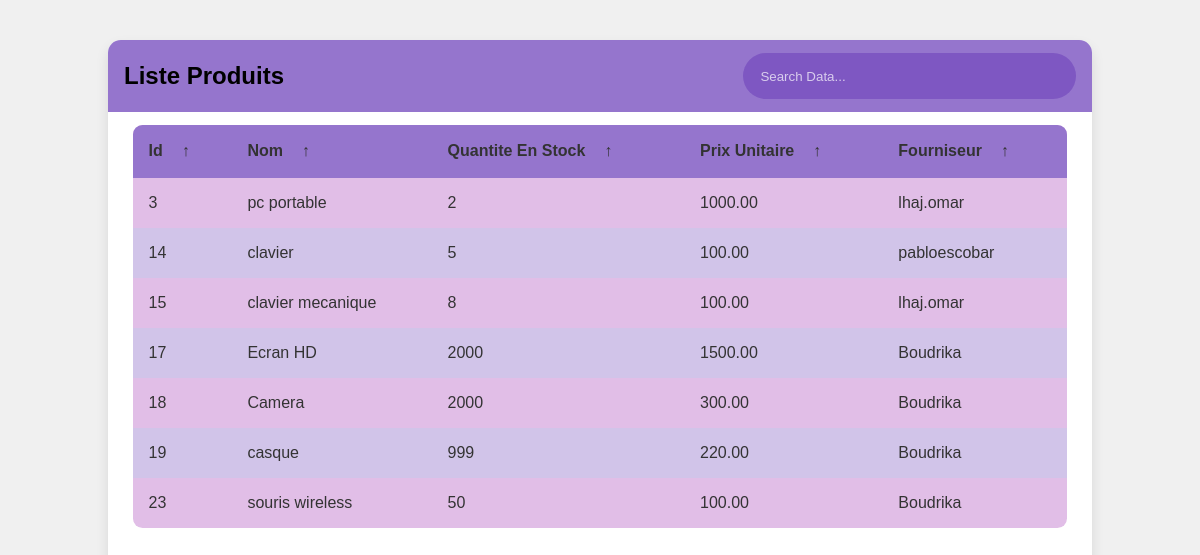
Screenshot of /inventaire/liste_produit/ with the database file from the repository.
### inventaire/models.py (models this page shows, shortened)
class Produit(models.Model):
    idP = models.AutoField(primary_key=True)
    nomP = models.CharField(max_length=255)
    quantite_stock = models.IntegerField()
    prix_unitaire = models.DecimalField(max_digits=10, decimal_places=2)
    fournisseur = models.ForeignKey(Fournisseur, on_delete=models.CASCADE)

class Fournisseur(models.Model):
    idF = models.AutoField(primary_key=True)
    nomF = models.CharField(max_length=255)
    adresseF = models.TextField()
    def __str__(self):
        return self.nomF

### inventaire/views.py (the view)
# urls.py: path('liste_produit/', views.produits_view, name='liste_produit'),
def produits_view(request):
    produits = Produit.objects.all()
    context = {
        'produits': produits
    }
    return render(request, 'inventaire/table.html', context)

### inventaire/templates/inventaire/table.html (shortened to what this page needs)
<!DOCTYPE html>
 <html lang="en">
 <head>
 </head>
 <body>
     <main class="table" id="customers_table">
         <section class="table__header">
             <h1>Liste Produits</h1>
             <div class="input-group">
                 <input type="search" placeholder="Search Data...">
             </div>
         </section>
         <section class="table__body">
             <table>
                 <thead>
                     <tr>
                         <th> Id <span class="icon-arrow">&UpArrow;</span></th>
                         <th> Nom <span class="icon-arrow">&UpArrow;</span></th>
                         <th> Quantite en stock <span class="icon-arrow">&UpArrow;</span></th>
                         <th> Prix unitaire <span class="icon-arrow">&UpArrow;</span></th>
                         <th> Fourniseur <span class="icon-arrow">&UpArrow;</span></th>
                     </tr>
                 </thead>
                 <tbody id="products-table-body">
                    {% for produit in produits %}
                        <tr>
                            <td>{{ produit.idP }}</td>
                            <td>{{ produit.nomP }}</td>
                            <td>{{ produit.quantite_stock }}</td>
                            <td>{{ produit.prix_unitaire }}</td>
                            <td>{{ produit.fournisseur }}</td>
                        </tr>
                    {% endfor %}
                </tbody>
            </table>
        </section>
    </main>
</body>
</html>

### inventaire/templates/inventaire/table.html (style rules this page uses)
* { margin: 0; padding: 0; box-sizing: border-box; font-family: sans-serif; }
body { min-height: 100vh; background: #f0f0f0; display: flex; justify-content: center; align-items: center; }
main.table { width: 82vw; height: 90vh; background-color: #ffffff; box-shadow: 0 .4rem .8rem rgba(0, 0, 0, 0.1); border-radius: .8rem; overflow: hidden; }
.table__header { width: 100%; height: 10%; background-color: #9575cd; padding: .8rem 1rem; display: flex; justify-content: space-between; align-items: center; }
.table__header .input-group { width: 35%; height: 100%; background-color: #7e57c2; padding: 0 .8rem; border-radius: 2rem; display: flex; justify-content: center; align-items: center; transition: .2s; }
.table__header .input-group input { width: 100%; padding: 0 .5rem 0 .3rem; background-color: transparent; border: none; outline: none; color: #fff; }
.table__header .input-group input::placeholder { color: rgba(255, 255, 255, 0.7); }
.table__body { width: 95%; max-height: calc(89% - 1.6rem); background-color: #e1bee7; margin: .8rem auto; border-radius: .6rem; overflow: auto; overflow: overlay; }
table { width: 100%; border-collapse: collapse; }
th, td { padding: 1rem; text-align: left; color: #333; }
thead th { position: sticky; top: 0; left: 0; background-color: #9575cd; cursor: pointer; text-transform: capitalize; }
tbody tr:nth-child(even) { background-color: #d1c4e9; }
tbody tr { --delay: .1s; transition: .5s ease-in-out var(--delay), background-color 0s; }
tbody tr td, tbody tr td p, tbody tr td img { transition: .2s ease-in-out; }
thead th span.icon-arrow { display: inline-block; width: 1.3rem; height: 1.3rem; border-radius: 50%; border: 1.4px solid transparent; text-align: center; font-size: 1rem; margin-left: .5rem; transition: .2s ease-in-out; }

### rows the page displays
Produit: idP "3", nomP "pc portable", quantite_stock "2", prix_unitaire "1000.00", fournisseur "lhaj.omar"
Produit: idP "14", nomP "clavier", quantite_stock "5", prix_unitaire "100.00", fournisseur "pabloescobar"
Produit: idP "15", nomP "clavier mecanique", quantite_stock "8", prix_unitaire "100.00", fournisseur "lhaj.omar"
Produit: idP "17", nomP "Ecran HD", quantite_stock "2000", prix_unitaire "1500.00", fournisseur "Boudrika"
Produit: idP "18", nomP "Camera", quantite_stock "2000", prix_unitaire "300.00", fournisseur "Boudrika"
Produit: idP "19", nomP "casque", quantite_stock "999", prix_unitaire "220.00", fournisseur "Boudrika"
Produit: idP "23", nomP "souris wireless", quantite_stock "50", prix_unitaire "100.00", fournisseur "Boudrika"
